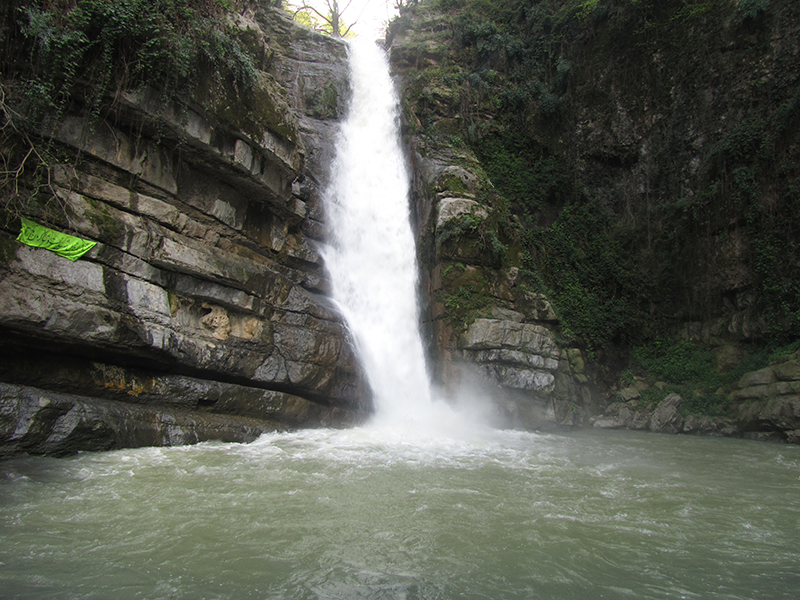
%> input picture sample_forged.png, 800 x 600 px
$ octave --eval "result = DetectCopyMove('sample_forged.png');"   (GNU Octave 9; MATLAB toolbox functions it lacks are replaced by stand-ins)
%> lines starting %> are read from the running program, lines starting %| are printed output that depends on the picture
### Functions/getAllUniqueness.m
function [Uniqueness_List,Full_Locations,Uniqueness_Map,Margin] = getAllUniqueness( grayimage ,B,Margin)
%get uniqueness of all the blocks
filter=fspecial('laplacian');
temp=imfilter(double(grayimage),filter);
temp=temp.^2;
mask=getCircleMask(B);
sum_filter=mask/sum(mask(:));
temp=imfilter(temp,sum_filter);
temp=sqrt(temp);
Uniqueness_Map=temp;
[M ,N]=size(grayimage);
Selection_Mask=true(M,N);
Selection_Mask(1:Margin,:)=0;
Selection_Mask(:,1:Margin)=0;
Selection_Mask(end-Margin:end,:)=0;
Selection_Mask(:,end-Margin:end)=0;
Uniqueness_List=Uniqueness_Map(Selection_Mask(:));
[y,x]=find(Selection_Mask);
Full_Locations=[x,y];

### DetectCopyMove.m
function [map,UltimateResult,time]=DetectCopyMove(filename)
%> called with filename = 'sample_forged.png'
% As it is mentioned in License.txt, this code is only for non-commercial
% usages.
% if you use this implementation, please cite the following paper:
% M. Zandi, A. Mahmoudi-Aznaveh and A. Talebpour, "Iterative Copy-Move Forgery Detection Based on a New Interest Point Detector,"
% in IEEE Transactions on Information Forensics and Security, vol. 11, no. 11, pp. 2499-2512, Nov. 2016.

% Please run vl_setup.m first to add path vlfeat library
% run "matlabpool open" to gain more speed up by parallel toolbox!
%% initilization
RGBimage=imread(filename); %Reading Image
%> RGBimage is the input picture: size 600x800x3 uint8; mean R, G, B 85.7, 88.6, 79.1
grayimage=rgb2gray(RGBimage); %convert RGB to gray
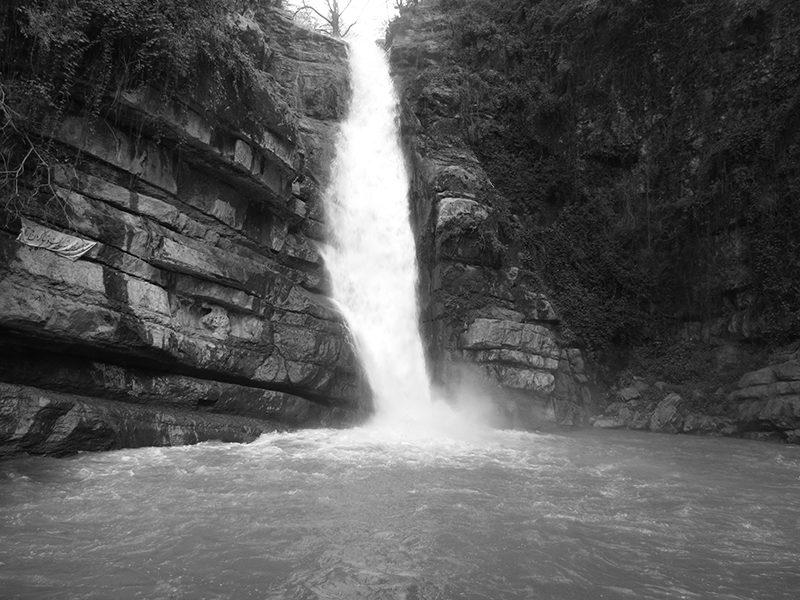
%> grayimage: size 600x800 uint8; min 0, max 255, mean 86.6
[M ,N]=size(grayimage);
%> M = 600; N = 800

KeypointParams.B=12+ceil(sqrt(M*N)/100); %Block Dimension = B x B
%> KeypointParams.B = 19
if mod(KeypointParams.B,2)~=0 %Make B even
    KeypointParams.B=KeypointParams.B+1;
%> KeypointParams.B = 20
end
KeypointParams.gamma=ones(M,N)/20*(1+0.00135*sqrt(M*N));% initial Certainty Level (gamma) for each pixel
KeypointParams.sigma=sqrt((KeypointParams.B)/6);
%> KeypointParams.sigma = 1.83

MatchingParams.alpha=KeypointParams.B^2/35;
%> MatchingParams.alpha = 11.43
MatchingParams.beta=1;
MatchingParams.T_search=100;
MatchingParams.T_distance=KeypointParams.B;
%> MatchingParams.T_distance = 20
MatchingParams.init_matchlist_size=1000000;
MatchingParams.Num_Parallel_Unit=4;

FilteringParams.T_theta=3;
FilteringParams.T_s=0.03;
FilteringParams.T_g=3;
FilteringParams.T_inliers=3;
FilteringParams.REGIONSIZE=round(0.1*sqrt(M*N));
%> FilteringParams.REGIONSIZE = 69
FilteringParams.REGULARIZER=1;

IterativeParams.lambda_c_gamma=50;
IterativeParams.lambda_f_gamma=0.1;
IterativeParams.lambda_alpha=1.01;
IterativeParams.lambda_beta=1.01;
IterativeParams.T_ex=KeypointParams.B;
%> IterativeParams.T_ex = 20
IterativeParams.num_iter=4;

%Initial Variables
map=false(M,N);
Affine_Transforms=[];
Orientations=[];
MarkColor=[255,0,0];
tic;%Save Start Time
%% Proposed Method
Margin=floor(KeypointParams.B/2);
%> Margin = 10
[Uniqueness_List,Full_Locations]=getAllUniqueness(grayimage,KeypointParams.B,Margin);%Uniqueness Calculation for All Blocks
%> in getAllUniqueness, `temp=imfilter(double(grayimage),filter);`:
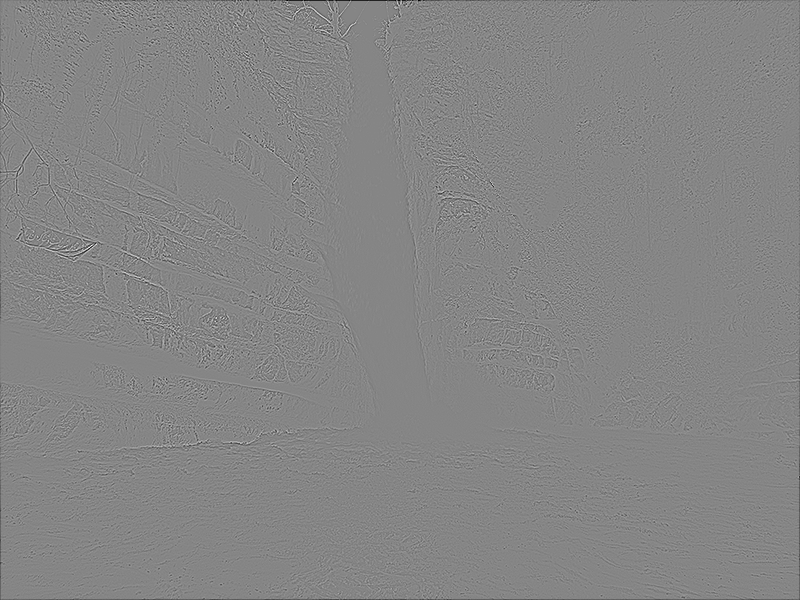
%> temp: size 600x800 double; min -343, max 311.3, mean -0.4; drawn with min black and max white
%> in getAllUniqueness, `temp=temp.^2;`:
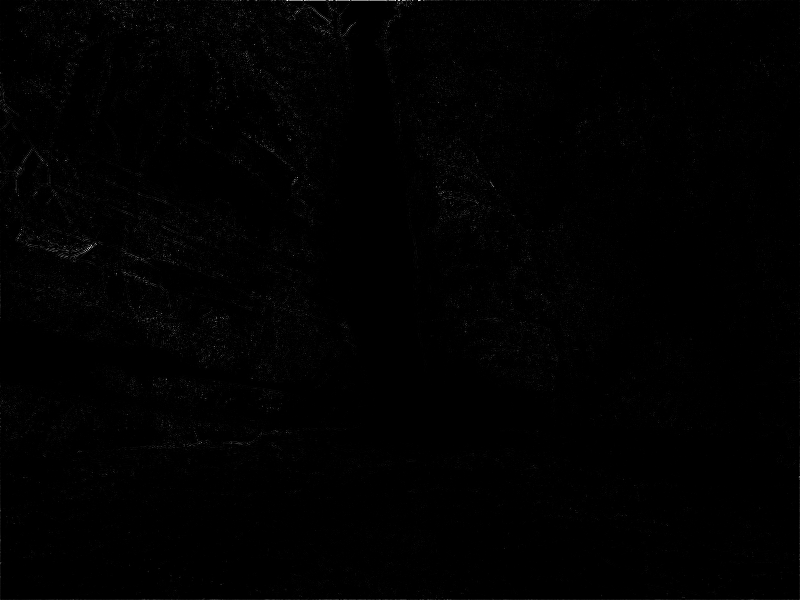
%> temp: size 600x800 double; min 0, max 117649, mean 673.2; drawn with min black and max white
%> the run ends on the next line
%precomputing all block features (better way in Matlab)
[FeatureMatrix_Full,StandardDeviations_Full]=getFeatureMatrix(grayimage,KeypointParams.B,Margin);%Extract Features for Each Keypoint
%Sorting
[Uniqueness_List,index]=sortrows(Uniqueness_List,-1);%Sort in Descending Order
Full_Locations=Full_Locations(index,:);
FeatureMatrix_Full=FeatureMatrix_Full(index,:);
StandardDeviations_Full=StandardDeviations_Full(index);
%Iterative Detection
for iteration=1:IterativeParams.num_iter
    %Detect Keypoints and Extract Features
    Keypoint_Indices=getKeypointLocations(Uniqueness_List,Full_Locations,M,N,KeypointParams);
    FeatureMatrix=FeatureMatrix_Full(Keypoint_Indices,:);
    StandardDeviations=StandardDeviations_Full(Keypoint_Indices);
    %Matching (finding similar keypoints)
    MatchList=getMatches_parallel(FeatureMatrix,Keypoint_Indices,[Full_Locations,ones(size(Full_Locations,1),1)],StandardDeviations,iteration,Affine_Transforms,Orientations,MatchingParams);
    if isempty(MatchList) && iteration~=1
        continue;
    end
    %Filtering
    if iteration==1  %filtering in the next iterations will be done in the Matching Module
        [MatchList,Affine_Transforms,Orientations]=Filtering(MatchList,Full_Locations,RGBimage,FilteringParams);
    end
    %Update Prior Knowledge
    map_new=createMap(M,N,MatchList,Full_Locations,KeypointParams.B);
    map=map | map_new;
    KeypointParams.gamma=UpdateCapacity(map,IterativeParams.lambda_c_gamma,KeypointParams.B,IterativeParams.T_ex);
    MatchingParams.alpha=IterativeParams.lambda_alpha*MatchingParams.alpha;
    MatchingParams.beta=IterativeParams.lambda_beta*MatchingParams.beta;
end
UltimateResult=map2RGB(map,RGBimage,MarkColor);%Mark the map on the image
time=toc;%Calculate Elapsed Time
